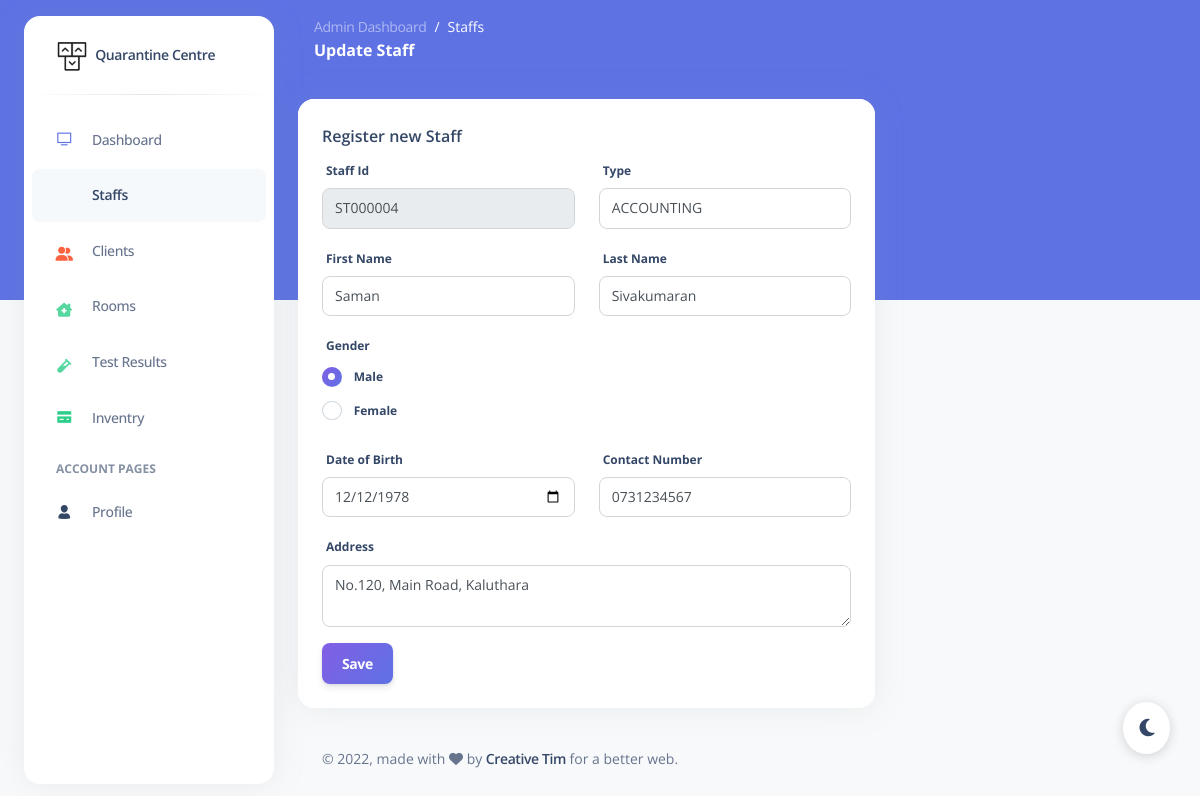
Screenshot of /app/manage_staff.php?id=ST000004 (signed in) with the database file from the repository.
### tables this page shows
CREATE TABLE staff (
  id VARCHAR(8) PRIMARY KEY,
  first_name VARCHAR(30) NOT NULL,
  last_name VARCHAR(40) NOT NULL,
  gender VARCHAR(1) NOT NULL,
  date_of_birth DATE,
  contact_no VARCHAR(15),
  address VARCHAR(60),
  type VARCHAR(15) NOT NULL
);

### app/manage_staff.php (the view, shortened to what this page needs)
<?php
include("session.php");
if (isset($_GET['id'])) {
  $staff_id = $_GET['id'];
  $get_staff_query = "SELECT * FROM staff WHERE id = '$staff_id'";
  $get_staff_result = mysqli_query($db, $get_staff_query);
  if (mysqli_num_rows($get_staff_result) == 1) {
    $staff = mysqli_fetch_array($get_staff_result);
    $isUpdate = true;
  } else {
    header("location: staffs.php");
  }
} else {
  $prev_id_query = "SELECT id FROM staff ORDER BY id DESC LIMIT 1";
  $prev_id = mysqli_fetch_array(mysqli_query($db, $prev_id_query));
  $staff_id = "ST" . sprintf("%06d", substr($prev_id['id'], 2) + 1);
  $isUpdate = false;
}
?>
<!DOCTYPE html>
<html lang="en">
<head>
  <link href="../assets/css/nucleo-icons.css" rel="stylesheet" />
  <link href="../assets/css/nucleo-svg.css" rel="stylesheet" />
  <link href="../assets/css/nucleo-svg.css" rel="stylesheet" />
  <link href="../assets/css/argon-dashboard.css?v=2.0.0" rel="stylesheet" />
  <link href="../assets/css/custom.css" rel="stylesheet" />
</head>
<body class="g-sidenav-show bg-gray-100">
  <aside class="sidenav bg-white navbar navbar-vertical navbar-expand-xs border-0 border-radius-xl my-3 fixed-start ms-4 " id="sidenav-main">
    <div class="sidenav-header">
      <a class="navbar-brand m-0" href=" https://demos.creative-tim.com/argon-dashboard/example_pages/dashboard.html " target="_blank">
        <img src="../assets/img/logo-ct-dark.png" class="navbar-brand-img h-100" alt="main_logo">
        <span class="ms-1 font-weight-bold">Quarantine Centre</span>
      </a>
    </div>
    <hr class="horizontal dark mt-0">
    <div class="w-auto " id="sidenav-collapse-main">
      <ul class="navbar-nav">
        <li class="nav-item">
          <a class="nav-link" href="../example_pages/dashboard.html">
            <div class="icon icon-shape icon-sm border-radius-md text-center me-2 d-flex align-items-center justify-content-center">
              <i class="ni ni-tv-2 text-primary text-sm opacity-10"></i>
            </div>
            <span class="nav-link-text ms-1">Dashboard</span>
          </a>
        </li>
        <li class="nav-item">
          <a class="nav-link active" href="#">
            <div class="icon icon-shape icon-sm border-radius-md text-center me-2 d-flex align-items-center justify-content-center">
            </div>
            <span class="nav-link-text ms-1">Staffs</span>
          </a>
        </li>
        <li class="nav-item">
          <a class="nav-link " href="#">
            <div class="icon icon-shape icon-sm border-radius-md text-center me-2 d-flex align-items-center justify-content-center">
              <i class="fa fa-user-group text-warning text-sm opacity-10"></i>
            </div>
            <span class="nav-link-text ms-1">Clients</span>
          </a>
        </li>
        <li class="nav-item">
          <a class="nav-link " href="#">
            <div class="icon icon-shape icon-sm border-radius-md text-center me-2 d-flex align-items-center justify-content-center">
              <i class="fa-solid fa-house-chimney-medical text-success text-sm"></i>
            </div>
            <span class="nav-link-text ms-1">Rooms</span>
          </a>
        </li>
        <li class="nav-item">
          <a class="nav-link " href="#">
            <div class="icon icon-shape icon-sm border-radius-md text-center me-2 d-flex align-items-center justify-content-center">
              <i class="fa-solid fa-vial text-success text-sm"></i>
            </div>
            <span class="nav-link-text ms-1">Test Results</span>
          </a>
        </li>
        <li class="nav-item">
          <a class="nav-link " href="#">
            <div class="icon icon-shape icon-sm border-radius-md text-center me-2 d-flex align-items-center justify-content-center">
              <i class="ni ni-credit-card text-success text-sm opacity-10"></i>
            </div>
            <span class="nav-link-text ms-1">Inventry</span>
          </a>
        </li>
        <li class="nav-item mt-3">
          <h6 class="ps-4 ms-2 text-uppercase text-xs font-weight-bolder opacity-6">Account pages</h6>
        </li>
        <li class="nav-item">
          <a class="nav-link " href="../example_pages/profile.html">
            <div class="icon icon-shape icon-sm border-radius-md text-center me-2 d-flex align-items-center justify-content-center">
              <i class="ni ni-single-02 text-dark text-sm opacity-10"></i>
            </div>
            <span class="nav-link-text ms-1">Profile</span>
          </a>
        </li>
      </ul>
    </div>
  </aside>
  <main class="main-content position-relative border-radius-lg ">
    <nav class="navbar navbar-main navbar-expand-lg px-0 mx-4 shadow-none border-radius-xl " id="navbarBlur" data-scroll="false">
      <div class="container-fluid py-1 px-3">
        <nav aria-label="breadcrumb">
          <ol class="breadcrumb bg-transparent mb-0 pb-0 pt-1 px-0 me-sm-6 me-5">
            <li class="breadcrumb-item text-sm"><a class="opacity-5 text-white" href="javascript:;">Admin Dashboard</a></li>
            <li class="breadcrumb-item text-sm text-white active" aria-current="page">Staffs</li>
          </ol>
          <h6 class="font-weight-bolder text-white mb-0">Update Staff</h6>
        </nav>
      </div>
    </nav>
    <div class="container-fluid py-4">
      <div class="row">
        <div class="col-lg-8">
          <div class="card mb-4">
            <div class="card-header pb-0">
              <h6>Register new Staff</h6>
            </div>
            <div class="card-body pt-0 pb-2">
              <form action="" method="POST">
                <div class="row form-group">
                  <div class="col-md-6">
                    <label>Staff Id</label>
                    <input type="text" class="form-control" name="client_id" value="<?php echo $staff_id ?>" disabled>
                  </div>
                  <div class="col-md-6">
                    <label>Type</label>
                    <select class="form-control" name="type">
                      <?php if($isUpdate){?>
                        <option <?php if ( $staff["type"] == "ACCOUNTING") echo "selected";?> > ACCOUNTING </option>
                      <?php } ?>
                    </select>
                  </div>
                </div>
                <div class="row form-group">
                  <div class="col-md-6">
                    <label>First Name</label>
                    <input type="text" class="form-control" name="first_name" placeholder="John" <?php if ($isUpdate) echo "value='" . $staff["first_name"] . "'"; ?>>
                  </div>
                  <div class="col-md-6">
                    <label for="last_name">Last Name</label>
                    <input type="text" class="form-control" name="last_name" placeholder="Doe" <?php if ($isUpdate) echo "value='" . $staff["last_name"] . "'"; ?>>
                  </div>
                </div>
                <div class="row form-group">
                  <div class="col-md-6">
                    <label>Gender</label>
                    <div class="form-check">
                      <input class="form-check-input" type="radio" name="gender" value="M" <?php if ($isUpdate && $staff["gender"] == "M") echo 'checked="checked"' ?>>
                      <label class="custom-control-label">Male</label>
                    </div>
                    <div class="form-check">
                      <input class="form-check-input" type="radio" name="gender" value="F" <?php if ($isUpdate && $staff["gender"] == "F") echo 'checked="checked"' ?>>
                      <label class="custom-control-label">Female</label>
                    </div>
                  </div>
                </div>
                <div class="row form-group">
                  <div class="col-md-6">
                    <label>Date of Birth</label>
                    <input class="form-control" type="date" name="date_of_birth" <?php if ($isUpdate) echo "value='" . $staff["date_of_birth"] . "'"; ?>>
                  </div>
                  <div class="col-md-6">
                    <label>Contact Number</label>
                    <input class="form-control" type="text" placeholder="07XXXXXXXX" name="contact_no" <?php if ($isUpdate) echo "value='" . $staff["contact_no"] . "'"; ?>>
                  </div>
                </div>
                <div class="form-group">
                  <label>Address</label>
                  <textarea class="form-control" name="address" rows="2"><?php if ($isUpdate) echo $staff["address"]; ?></textarea>
                </div>
                <input type="submit" class="btn bg-gradient-primary" value="<?php echo $isUpdate ? "Save" : "Submit" ?>">
              </form>
            </div>
          </div>
        </div>
      </div>
      <footer class="footer pt-3  ">
        <div class="container-fluid">
          <div class="row align-items-center justify-content-lg-between">
            <div class="col-lg-6 mb-lg-0 mb-4">
              <div class="copyright text-center text-sm text-muted text-lg-start">
                © ,
                made with <i class="fa fa-heart"></i> by
                <a href="https://www.creative-tim.com" class="font-weight-bold" target="_blank">Creative Tim</a>
                for a better web.
              </div>
            </div>
          </div>
        </div>
      </footer>
    </div>
  </main>
  <div class="dark-mode-plugin">
    <button class="btn btn-round dark-mode-plugin-button text-dark position-fixed px-3 py-2" onclick="darkMode(this)">
      <i class="fa-solid fa-moon py-2"> </i>
    </button>
  </div>
</body>
</html>

### app/assets/css/nucleo-svg.css (style rules this page uses)
.icon { display: inline-block; color: #111111; height: 1em; width: 1em; }
.icon-sm { height: 0.8em; width: 0.8em; }
.icon { fill: currentColor; stroke: none; }

### app/assets/css/custom.css (style rules this page uses)
.dark-mode-plugin .dark-mode-plugin-button { background: #fff; border-radius: 50%; bottom: 30px; right: 30px; font-size: 1.25rem; z-index: 990; box-shadow: 0 2px 12px 0 rgba(0, 0, 0, 0.16); cursor: pointer; }

### rows the page displays
staff: type "ACCOUNTING", first_name "Saman", last_name "Sivakumaran", gender "☑", date_of_birth "12/12/1978", contact_no "0731234567", address "No.120, Main Road, Kaluthara"
